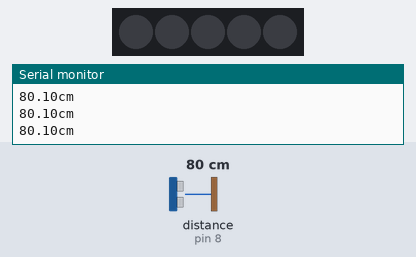
This sketch was run on a simulated Arduino Uno, built with avr-gcc and run on an emulated ATmega328P. Shown: 5 RGB LEDs in strip order, left to right, the last lines printed to the serial monitor. Wiring (inferred from the names in the program): ultrasonic range finder: trigger pin 12; echo pin 8. Inputs (shaded band) come from the test bench; at power-on: distance to the obstacle (sensor on pin 8) 80 cm. The echo pulse lasts 58.3 µs per cm; dim RGB values are drawn brighter than linear.

Above: at 1.4 s.
1.5 s: distance to the obstacle (sensor on pin 8) set to 22 cm
3.4 s: distance to the obstacle (sensor on pin 8) set to 19 cm
At 4.8 s:
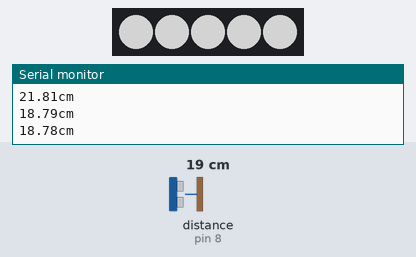
5.6 s: distance to the obstacle (sensor on pin 8) set to 35 cm
At 7.2 s:
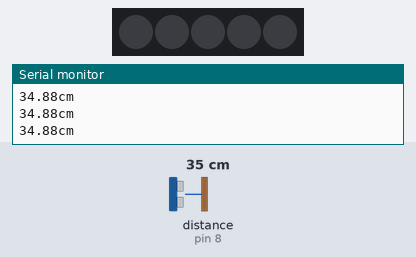
7.6 s: distance to the obstacle (sensor on pin 8) set to 2 cm
At 8.4 s:
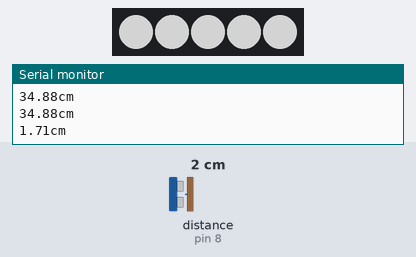
Timing chart, 0 to 10.5 s (numbered marks = the images above; inputs shaded):
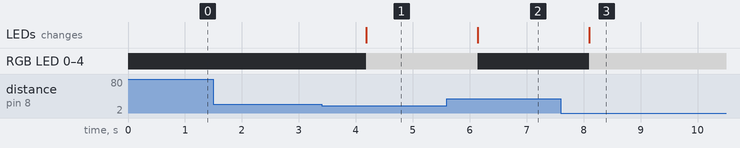

The sketch:

______+____.ino
```cpp
// 사진은 곧 올릴 예정
#include <Adafruit_NeoPixel.h>
#define PIN 6
#define PIXELS_NUM 5
int trig = 12;
int echo = 8;
Adafruit_NeoPixel strip = Adafruit_NeoPixel(PIXELS_NUM, PIN, NEO_GRB + NEO_KHZ800);

void Lumos(uint32_t c, uint8_t wait) {
      for (int i=0; i < strip.numPixels(); i++) {
        strip.setPixelColor(i, c);
         delay(wait);
      }
      strip.show();
}
void setup() {
  Serial.begin(9600);
  pinMode(trig, OUTPUT);
  pinMode(echo, INPUT);
  strip.begin();
  strip.show();
}


void loop() {
  digitalWrite(trig, LOW);
  digitalWrite(echo, LOW);
  delayMicroseconds(2);
  digitalWrite(trig, HIGH);
  delayMicroseconds(10);
  digitalWrite(trig, LOW);

  unsigned long duration = pulseIn(echo, HIGH);
  float distance = duration / 29.0 / 2.0;
  Serial.print(distance);
  Serial.println("cm");
  strip.begin();
  if(distance<20){
    Lumos(strip.Color(127, 127, 127), 50);
    delay(200);
  }
  else{
    Lumos(strip.Color(0, 0, 0), 50);
    delay(200);
  }
  delay(200);
}

// strip.begin()이랑 strip.clear이 안먹는 이유가 무엇인가 （；へ：）...
```

Measured:
- the behaviour switches between 21 and 20 cm on distance to the obstacle (sensor on pin 8) (found by bisection; images 0 and 1)
- after the input at 3.4 s, RGB LED 0–4: off → RGB(127, 127, 127) after 0.78 s; the LEDs: change after 0.78 s (image 1)
- after the input at 5.6 s, RGB LED 0–4: RGB(127, 127, 127) → off after 0.54 s; the LEDs: change after 0.54 s (image 2)
- after the input at 7.6 s, RGB LED 0–4: off → RGB(127, 127, 127) after 0.50 s; the LEDs: change after 0.50 s (image 3)
